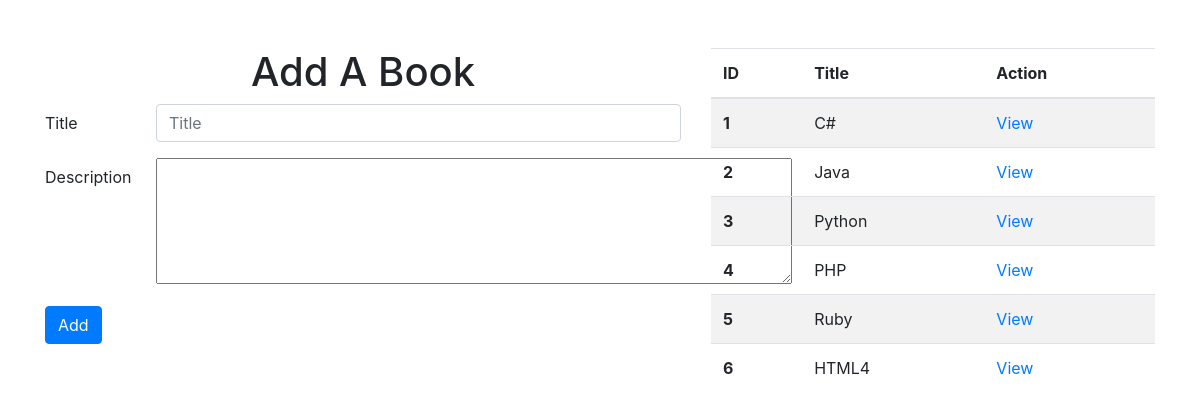
The page / on the database its author committed.
### books_authors_app/models.py (models this page shows, shortened)
class Book(models.Model):
    title = models.CharField(max_length=255)
    desc = models.TextField()
    created_at = models.DateTimeField(auto_now_add=True)
    updated_at = models.DateTimeField(auto_now=True)

### books_authors_app/views.py (the view)
# urls.py: path('', views.index, name='home'),
def index(request):
    context = {
        "books" : Book.objects.all(),
    }
    return render(request, 'html/book.html', context)

### books_authors_app/templates/html/book.html (shortened to what this page needs)
{% extends "html/base.html" %}
{% block content %}
<div class="row">
    <div class="col mt-5">
        <h1 class="text-center">Add A Book</h1>
        <form action="{% url 'addbook' %}" method="POST">
            <div class="form-group row">
                <label for="booktitle" class="col-sm-2 col-form-label">Title</label>
                <div class="col-sm-10">
                    <input type="text" class="form-control" id="booktitle" name="booktitle" placeholder="Title">
                </div>
            </div>
            <div class="form-group row">
                <label for="bookdesc" class="col-sm-2 col-form-label">Description</label>
                <div class="col-sm-10">
                    <textarea name="bookdesc" id="bookdesc" cols="60" rows="5">
                    </textarea>
                </div>
            </div>
            <div class="form-group row">
                <div class="col-sm-10">
                    <button type="submit" class="btn btn-primary">Add</button>
                </div>
            </div>
        </form>
    </div>
    <div class="col mt-5">
        <table class="table table-striped">
            <thead>
                <tr>
                    <th scope="col">ID</th>
                    <th scope="col">Title</th>
                    <th scope="col">Action</th>
                </tr>
            </thead>
            <tbody>
                {% for book in books %}
                <tr>
                    <th scope="row">{{ book.id }}</th>
                    <td>{{ book.title }}</td>
                    <td><a href="books/{{ book.id }}">View</a></td>
                </tr>
                {% endfor %}
            </tbody>
        </table>
    </div>
</div>
{% endblock content %}

### rows shown on the page
Book: id "1", title "C#"
Book: id "2", title "Java"
Book: id "3", title "Python"
Book: id "4", title "PHP"
Book: id "5", title "Ruby"
Book: id "6", title "HTML4"
